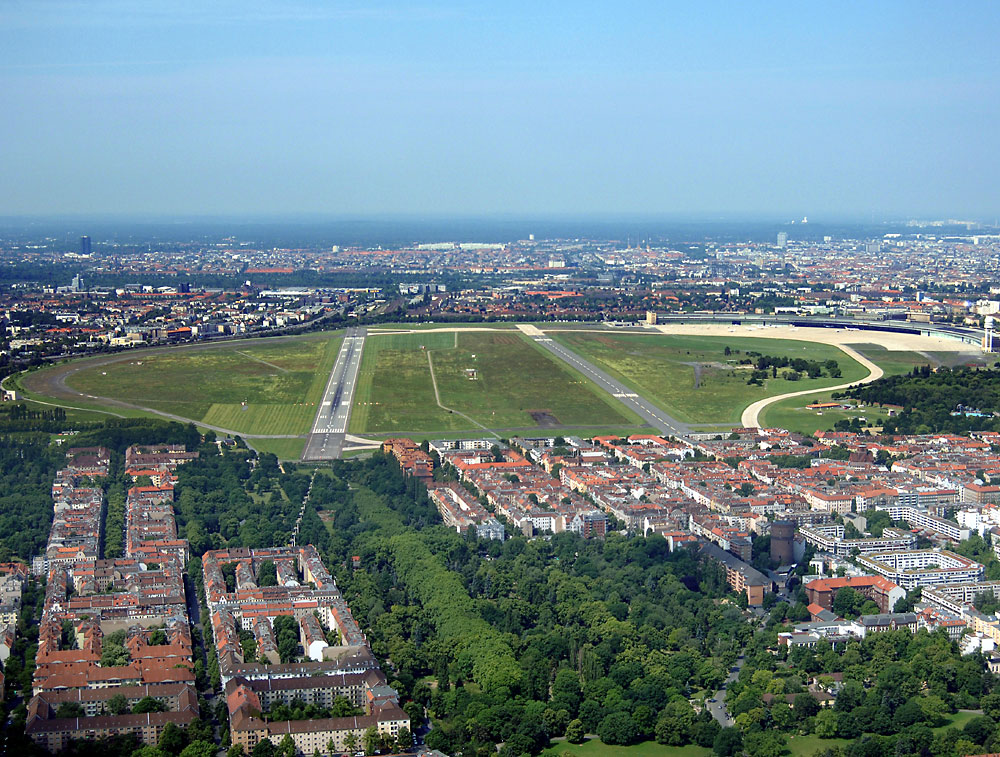
#> input picture Aufgabe_2/schraegbild_tempelhof.jpg, 1000 x 757 px
$ jupyter execute Aufgabe2.ipynb
#> lines starting #> are read from the running program, lines starting #| are printed output that depends on the picture
## Computer Vision - Aufgabe 2: Projektive Entzerrung

### Einlesen des Bildes

[cell 1]
import matplotlib.pyplot as plt
import numpy as np
from skimage import data

image = plt.imread("schraegbild_tempelhof.jpg")
#> image is the input picture: shape (757, 1000, 3); mean R, G, B 111.3, 132.2, 137.4
image = image.astype(float)
image = image / 255

### Bestimmung der Passpunkte: Ausgangskoordinaten _bi_ und Zielkoordinaten _oi_

[cell 2]
# Ausgangskoordinaten
bi = np.array([
    [347, 326],
    [531, 324],
    [268, 547],
    [841, 524]
])

# Zielkoordinaten
oi = np.array([
    [0, 0],
    [400, 0], # [400, 200] # ==> non-rectangular, test
    [0, 600],
    [400, 600]
])

# Reihenfolge zum Verbinden der Rechteckpunkte
order = [0, 1, 3, 2, 0]

plt.figure(figsize=(8, 6))

# bi rot plotten
plt.plot(bi[order, 0], bi[order, 1], 'r-', linewidth=2, label='bi')
plt.scatter(bi[:, 0], bi[:, 1], color='red')

# oi blau plotten
plt.plot(oi[order, 0], oi[order, 1], 'b-', linewidth=2, label='oi')
plt.scatter(oi[:, 0], oi[:, 1], color='blue')

# Achsen
plt.axis('equal')
plt.legend()

# Bild anzeigen
plt.imshow(image)
plt.show()
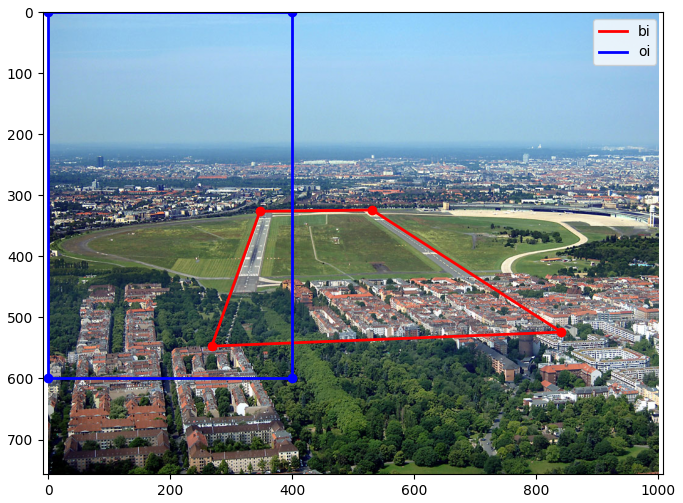
#> figure drawn by matplotlib, 1 panel

### Ermittlung der Kameraparameter _a_ für die projektive Entzerrung

[cell 3]
def compute_rectification(oi, bi):
    A = []
    for i in range(4):
        x, y = bi[i]
        u, v = oi[i]
        A.append([x, y, 1, 0, 0, 0, -(u*x), -(u*y)])
        A.append([0, 0, 0, x, y, 1, -(v*x), -(v*y)])
    A = np.array(A)
    return  A

A = compute_rectification(oi, bi)
A_inverse = np.linalg.inv(A) # Pseudo-inverse not needed because 4 points are used
x = oi
a_small = A_inverse @ x.flatten()

### Überprüfung der Transformation durch Anwendung auf Ausgangskoordinaten

[cell 4]
transformed_points = []
for i in range(4):
    x = (a_small[0] * bi[i][0] + a_small[1] * bi[i][1] + a_small[2]) / (a_small[6] * bi[i][0] + a_small[7] * bi[i][1] + 1)
    y = (a_small[3] * bi[i][0] + a_small[4] * bi[i][1] + a_small[5]) / (a_small[6] * bi[i][0] + a_small[7] * bi[i][1] + 1)
    transformed_points.append([x, y])
print("transformed points:\n", transformed_points)
print("target points:\n", oi)

### Anwendung der projektiven Entzerrung auf das Ausgangsbild

[cell 5]
a1 = a_small[0]
a2 = a_small[1]
a3 = a_small[2]
b1 = a_small[3]
b2 = a_small[4]
b3 = a_small[5]
c1 = a_small[6]
c2 = a_small[7]

def image_rectification(image, out_h, out_w):
#> called with out_h = 600, out_w = 400
    rectified_image = np.zeros((out_h, out_w, 3), dtype=image.dtype)

    for i in range(out_h):
        for j in range(out_w):
            x_ref = j
            y_ref = i
            x = ((b2 - c2*b3)*x_ref + (a3*c2- a2)*y_ref + a2*b3 - a3*b2) / ((b1*c2 - b2*c1)*x_ref + (a2*c1 - a1*c2)*y_ref + a1*b2 - a2*b1)
            y = ((b3*c1 - b1)*x_ref + (a1 - a3*c1)*y_ref + a3*b1 - a1*b3) / ((b1*c2 - b2*c1)*x_ref + (a2*c1 - a1*c2)*y_ref + a1*b2 - a2*b1)
            x_n = int(np.round(x))
            y_n = int(np.round(y))
            if 0 <= x_n < image.shape[1] and 0 <= y_n < image.shape[0]:
                rectified_image[i, j] = image[y_n, x_n]
            else:
                rectified_image[i, j] = 0
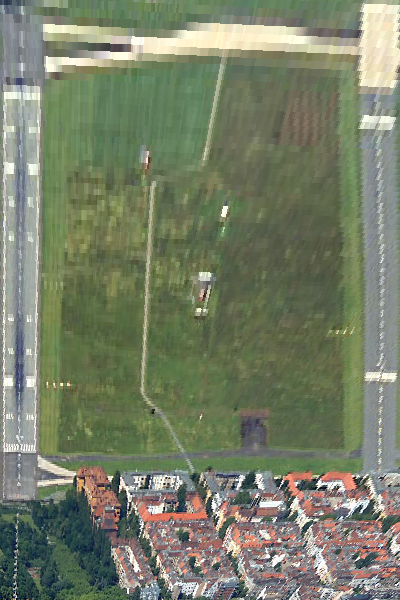
#> rectified_image: shape (600, 400, 3) float64; mean R, G, B 0.47, 0.501, 0.411
    return rectified_image
